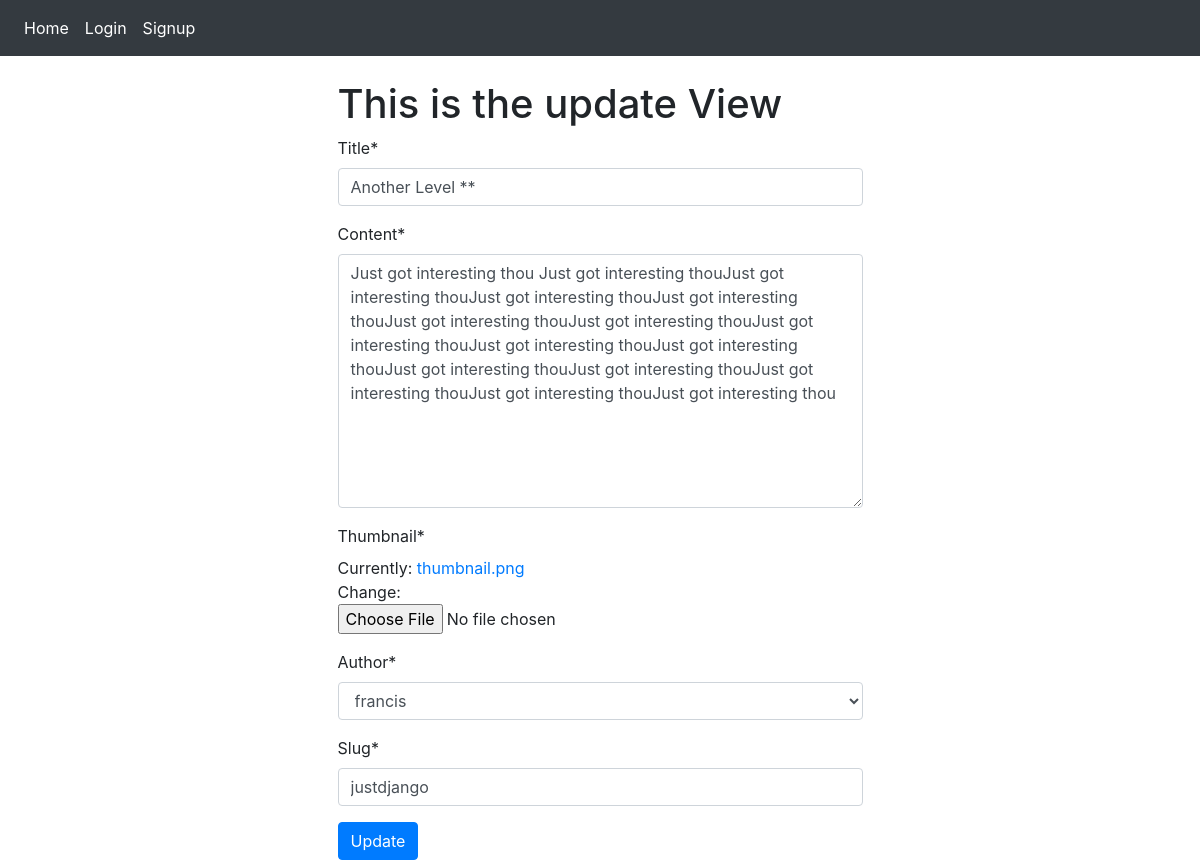
Page /justdjango/update/ on the committed database.
### posts/models.py (models this page shows, shortened)
class Post(models.Model):
    title = models.CharField(max_length=100)
    content = models.TextField()
    thumbnail = models.ImageField()
    publish_date = models.DateTimeField(auto_now_add=True)
    last_updated = models.DateTimeField(auto_now=True)
    author = models.ForeignKey(User, on_delete=models.CASCADE)
    slug = models.SlugField()

### posts/views.py (the view)
# urls.py: path('<slug>/update/', PostUpdateView.as_view(), name='update'),
class PostUpdateView(UpdateView):
    model = Post
    form_class = PostForm
    success_url = '/'
    def get_context_data(self, **kwargs):
        context = super().get_context_data(**kwargs)
        context.update({
            'view_type': 'update'
        })
        return context

### posts/forms.py
class PostForm(forms.ModelForm):
    class Meta:
        model = Post
        fields = ('__all__')

### posts/models.py (called while the page is built)
    def __str__(self):
        return self.username

### templates/posts/post_form.html (shortened to what this page needs)
{% extends 'base.html' %}
{% block content %}
{% load crispy_forms_tags %}
<div class="container">
    <div class="col-md-6 offset-md-3">
        <h1>This is the {{ view_type }} View</h1>
        <form method="POST" enctype="multipart/form-data">
            {{ form|crispy }}
            <button  class="btn btn-primary" type="submit">{{ view_type|title }}</button>
        </form>
    </div>
</div>
{% endblock content %}

### rows in the picture
Post: title "Another Level **", content "Just got interesting thou Just got interesting thouJust got interesting thouJust got interesting thouJust got interesting thouJust got interesting thouJust got interesting thouJust got interesting thouJust got interesting thouJust got interesting thouJust got interesting thouJust got interesting thouJust got interesting thouJust got interesting thouJust got interesting thou", author "francis", slug "justdjango"

### other values in the picture
{{ view_type }} "update"
{{ view_type|title }} "Update"
